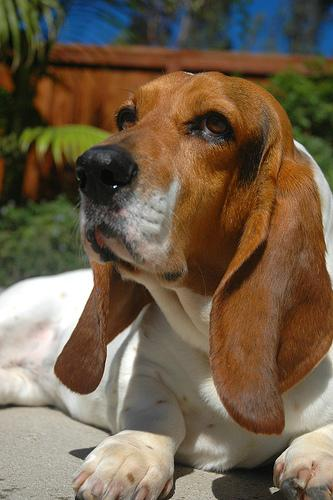
#> input picture basset.jpg, 333 x 500 px
$ python main.py
#> lines starting #> are read from the running program, lines starting #| are printed output that depends on the picture; long printed decimals are rounded
### basset.py
from PIL import Image
from collections import defaultdict

basset = Image.open('basset.jpg')
#> basset is the input picture: PIL image 333x500 RGB; mean R, G, B 113.8, 96.7, 75.2
dd = defaultdict
color = dd(int)
for pixel in basset.getdata():
    color[pixel] += 1
#> this loop made 166500 passes
#> pixel on passes 1 to 3: (99, 113, 54), (90, 104, 45), (80, 93, 37)
#> after the loop, color = 65568 items

### flask app/pug.py
from PIL import Image
from collections import defaultdict

pug = Image.open('pug.jpg')
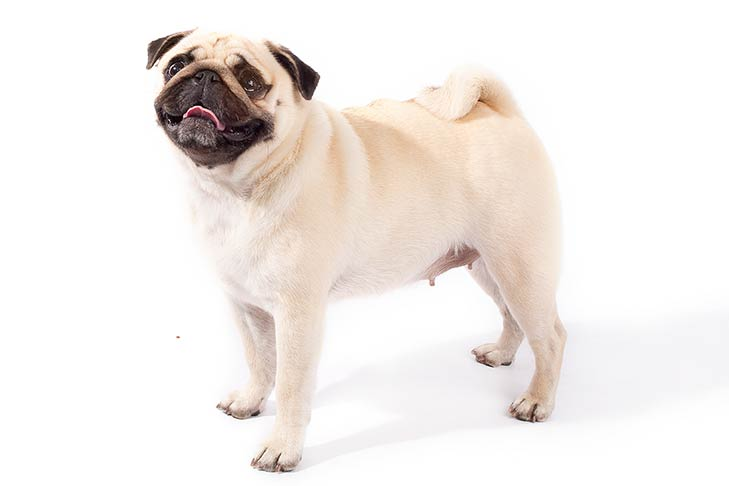
#> input picture pug.jpg, 729 x 486 px
#> pug is the input picture: PIL image 729x486 RGB; mean R, G, B 242.1, 236.6, 233.1
dd = defaultdict
color = dd(int)
for pixel in pug.getdata():
    color[pixel] += 1
#> after the loop, color = 20110 items

### flask app/chihuahua.py
from PIL import Image
from collections import defaultdict

chihuahua = Image.open('chihuahua.jpg')
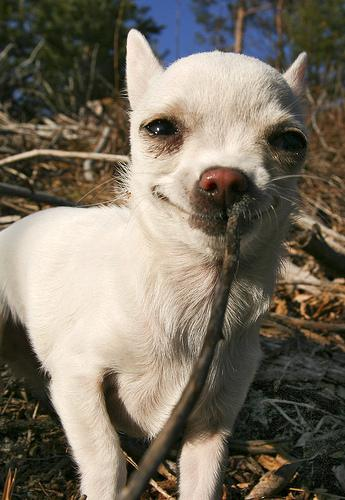
#> input picture chihuahua.jpg, 345 x 500 px
#> chihuahua is the input picture: PIL image 345x500 RGB; mean R, G, B 120.6, 112.2, 97.9
dd = defaultdict
color = dd(int)
for pixel in chihuahua.getdata():
    color[pixel] += 1
#> this loop made 172500 passes
#> pixel on passes 1 to 3: (40, 45, 22), (39, 44, 21), (37, 42, 20)
#> after the loop, color = 38919 items

### flask app/germanshepherd.py
from PIL import Image
from collections import defaultdict

germanshepherd = Image.open('germanshepherd.jpg')
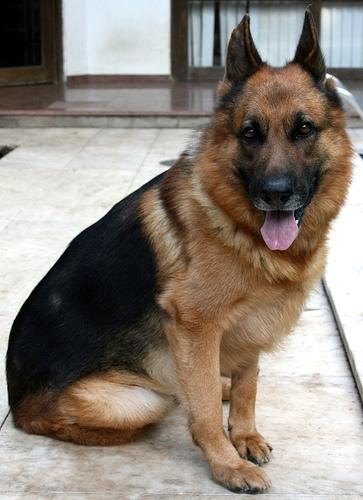
#> input picture germanshepherd.jpg, 363 x 500 px
#> germanshepherd is the input picture: PIL image 363x500 RGB; mean R, G, B 139.6, 129.9, 120.5
dd = defaultdict
color = dd(int)
for pixel in germanshepherd.getdata():
    color[pixel] += 1
#> this loop made 181500 passes
#> pixel on passes 1 to 3: (0, 0, 0), (0, 0, 0), (0, 0, 0)
#> after the loop, color = 42723 items

### boxer.py
from PIL import Image
from collections import defaultdict

boxer = Image.open('boxer.jpg')
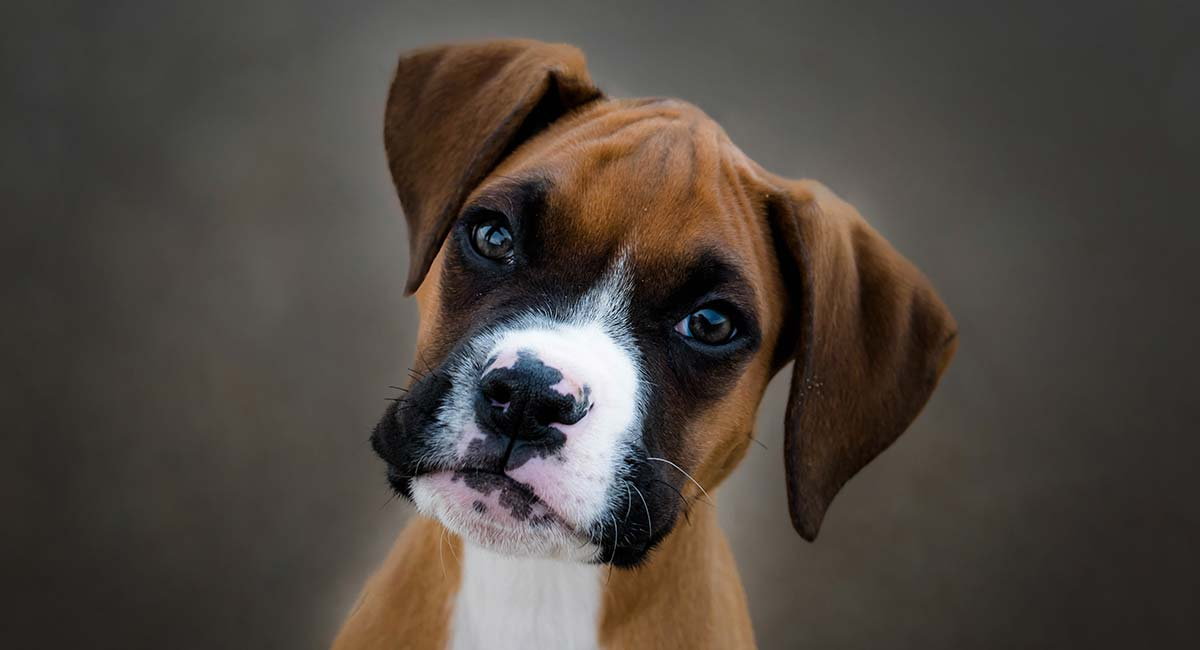
#> input picture boxer.jpg, 1200 x 650 px
#> boxer is the input picture: PIL image 1200x650 RGB; mean R, G, B 78.2, 70.7, 63.9
dd = defaultdict
color = dd(int)
for pixel in boxer.getdata():
    color[pixel] += 1
#> this loop made 780000 passes
#> pixel on passes 1 to 3: (56, 57, 52), (56, 57, 52), (56, 57, 52)
#> after the loop, color = 53376 items

### main.py
from difflib import SequenceMatcher
from PIL import Image
from collections import defaultdict
from colorama import init, Fore, Back, Style
import basset
import pug
import chihuahua
import germanshepherd
import boxer

init(convert=True)
print(Fore.BLUE + "The dog guesser 9000")
inputimg = input("Path to the image: ")
#> the answer given: basset.jpg

imgsrc = Image.open(inputimg)
dd = defaultdict
imgcolor = dd(int)
for pixel in imgsrc.getdata():
    imgcolor[pixel] += 1
#> after the loop, imgcolor = 65568 items

sm = SequenceMatcher
def compare(x, y):
    return sm(None, x, y).ratio()

a1 = compare(basset.color, imgcolor)
#> a1 = 0.5
a2 = compare(pug.color, imgcolor)
#> a2 = 0.21
a3 = compare(chihuahua.color, imgcolor)
#> a3 = 0.314
a4 = compare(germanshepherd.color, imgcolor)
#> a4 = 0.33
a5 = compare(boxer.color, imgcolor)
#> a5 = 0.367

print(a1, "Basset")
#| 0.5 Basset
print(a2, "Pug")
#| 0.2101 Pug
print(a3, "Chihuahua")
#| 0.314 Chihuahua
print(a4, "German Shepherd")
#| 0.3295 German Shepherd
print(a5, "Boxer")
#| 0.3665 Boxer
